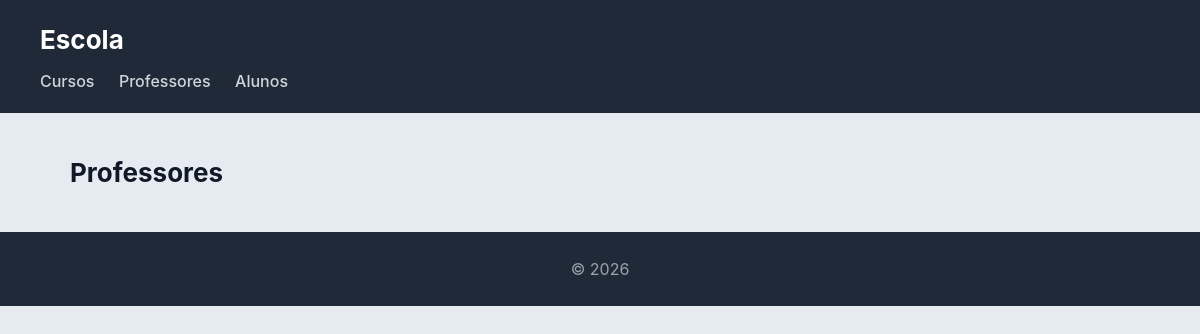
The page /escola/professores/ on the database as committed earlier.
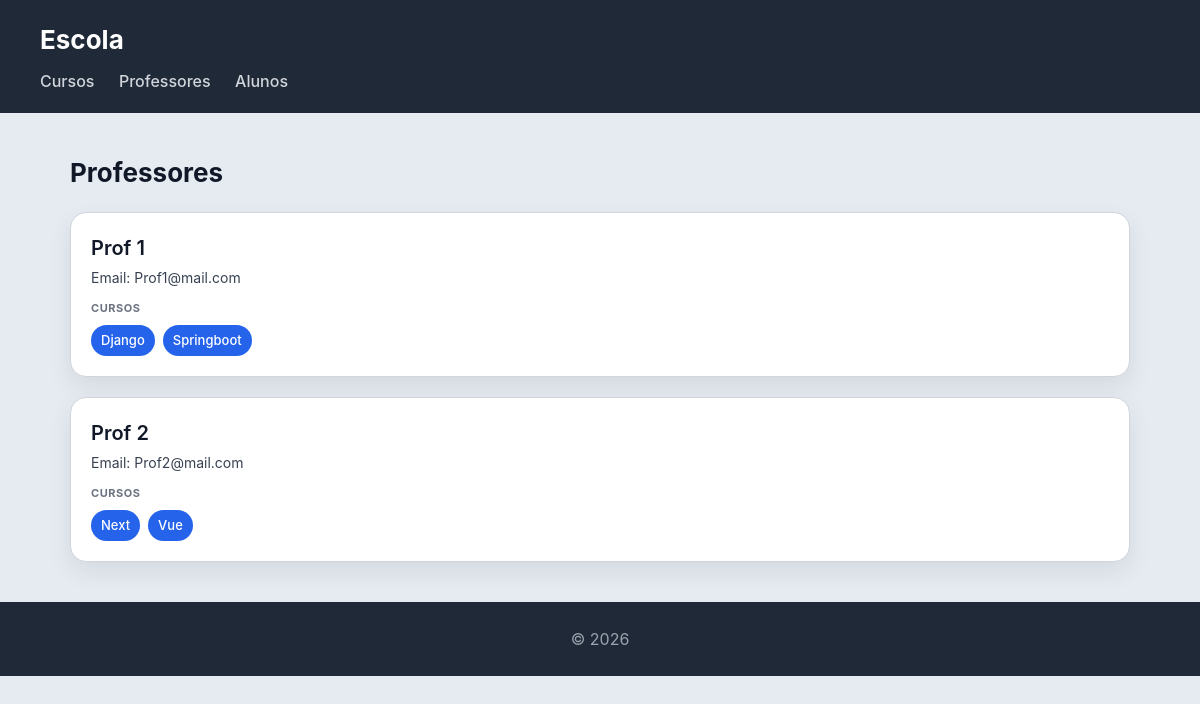
The same page on the database as committed later.
### ficha7_escola/models.py (models this page shows, shortened)
class Professor(models.Model):
    nome = models.CharField(max_length=50)
    email = models.CharField(max_length=255)

class Curso(models.Model):
    nome = models.CharField(max_length=50)
    imagem = models.ImageField(upload_to='ficha7_escola/fotos', null=True, blank=True)
    professor = models.ForeignKey(Professor,on_delete=models.CASCADE,related_name="cursos")
    alunos = models.ManyToManyField(Aluno,related_name="cursos")

### ficha7_escola/views.py (the view)
# urls.py: path('professores/', views.professores_view, name="professores"),
def professores_view(request):
    professores = Professor.objects.all().prefetch_related('cursos').all()
    return render(request, 'escola/professores.html', {'professores': professores})

### ficha7_escola/templates/escola/professores.html
{% extends "escola/base.html" %}
{% block content %}
<h2>Professores</h2>
<section>
    {% for professor in professores %}
    <article>
        <header>
            <h3>{{ professor.nome }}</h3>
            <p>Email: {{ professor.email }}</p>
        </header>
        <section>
            <h4>Cursos</h4>
            <ul>
                {% for curso in professor.cursos.all %}
                    <li>{{ curso.nome }}</li>
                {% empty %}
                    <li>Sem cursos</li>
                {% endfor %}
            </ul>
        </section>
    </article>
    {% endfor %}
</section>
{% endblock %}

Rows that differ between the two databases and show on the page:
added Professor: nome "Prof 1", email "Prof1@mail.com"
added Curso: nome "Django", shown under "Prof 1"
added Curso: nome "Springboot", shown under "Prof 1"
added Professor: nome "Prof 2", email "Prof2@mail.com"
added Curso: nome "Next", shown under "Prof 2"
added Curso: nome "Vue", shown under "Prof 2"
